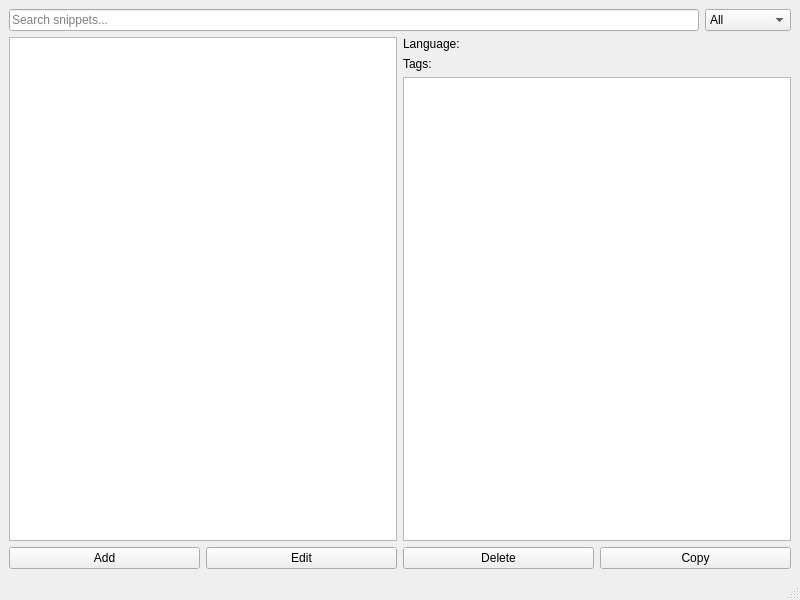
<?xml version="1.0" encoding="UTF-8"?>
<ui version="4.0">
 <class>CSM</class>
 <widget class="QMainWindow" name="CSM">
  <property name="geometry">
   <rect>
    <x>0</x>
    <y>0</y>
    <width>800</width>
    <height>600</height>
   </rect>
  </property>
  <property name="windowTitle">
   <string>Code Snippet Manager</string>
  </property>
  <widget class="QWidget" name="centralwidget">
   <layout class="QVBoxLayout" name="mainLayout">
    <item>
     <layout class="QHBoxLayout" name="topBar">
      <item>
       <widget class="QLineEdit" name="search_bar">
        <property name="placeholderText">
         <string>Search snippets...</string>
        </property>
       </widget>
      </item>
      <item>
       <widget class="QComboBox" name="filter_combo">
        <item>
         <property name="text">
          <string>All</string>
         </property>
        </item>
        <item>
         <property name="text">
          <string>Language</string>
         </property>
        </item>
        <item>
         <property name="text">
          <string>Tag</string>
         </property>
        </item>
        <item>
         <property name="text">
          <string>Code</string>
         </property>
        </item>
       </widget>
      </item>
     </layout>
    </item>
    <item>
     <layout class="QHBoxLayout" name="contentLayout">
      <item>
       <widget class="QListWidget" name="snippet_list">
        <property name="minimumSize">
         <size>
          <width>250</width>
          <height>0</height>
         </size>
        </property>
       </widget>
      </item>
      <item>
       <layout class="QVBoxLayout" name="previewLayout">
        <item>
         <widget class="QLabel" name="preview_lang_label">
          <property name="text">
           <string>Language: </string>
          </property>
         </widget>
        </item>
        <item>
         <widget class="QLabel" name="preview_tags_label">
          <property name="text">
           <string>Tags: </string>
          </property>
         </widget>
        </item>
        <item>
         <widget class="QTextEdit" name="preview_code">
          <property name="readOnly">
           <bool>true</bool>
          </property>
         </widget>
        </item>
       </layout>
      </item>
     </layout>
    </item>
    <item>
     <layout class="QHBoxLayout" name="btnLayout">
      <item>
       <widget class="QPushButton" name="add_btn">
        <property name="text">
         <string>Add</string>
        </property>
       </widget>
      </item>
      <item>
       <widget class="QPushButton" name="edit_btn">
        <property name="text">
         <string>Edit</string>
        </property>
       </widget>
      </item>
      <item>
       <widget class="QPushButton" name="delete_btn">
        <property name="text">
         <string>Delete</string>
        </property>
       </widget>
      </item>
      <item>
       <widget class="QPushButton" name="copy_btn">
        <property name="text">
         <string>Copy</string>
        </property>
       </widget>
      </item>
     </layout>
    </item>
   </layout>
  </widget>
  <widget class="QStatusBar" name="statusbar"/>
 </widget>
 <resources/>
 <connections/>
</ui>
